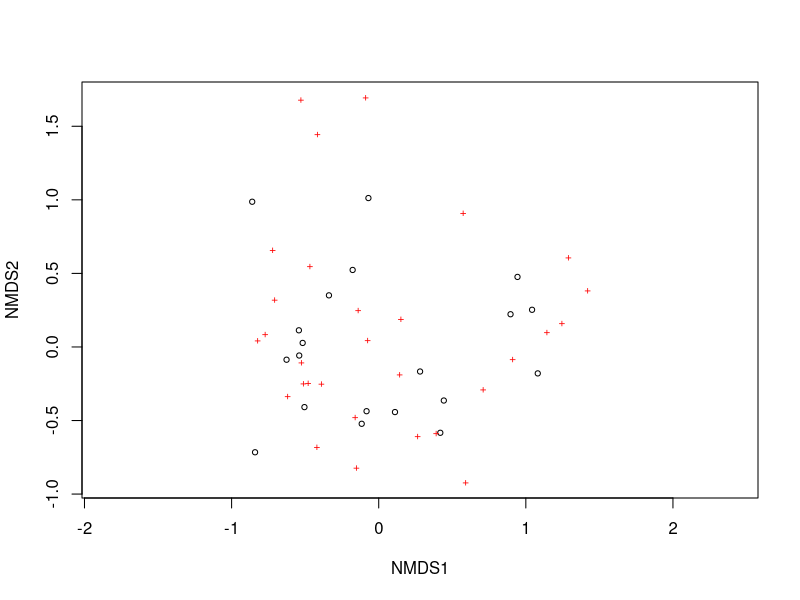
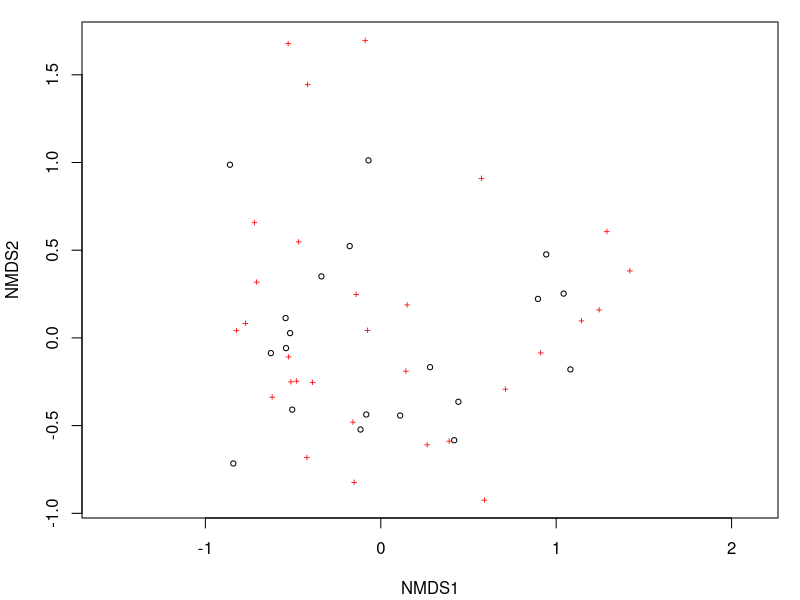
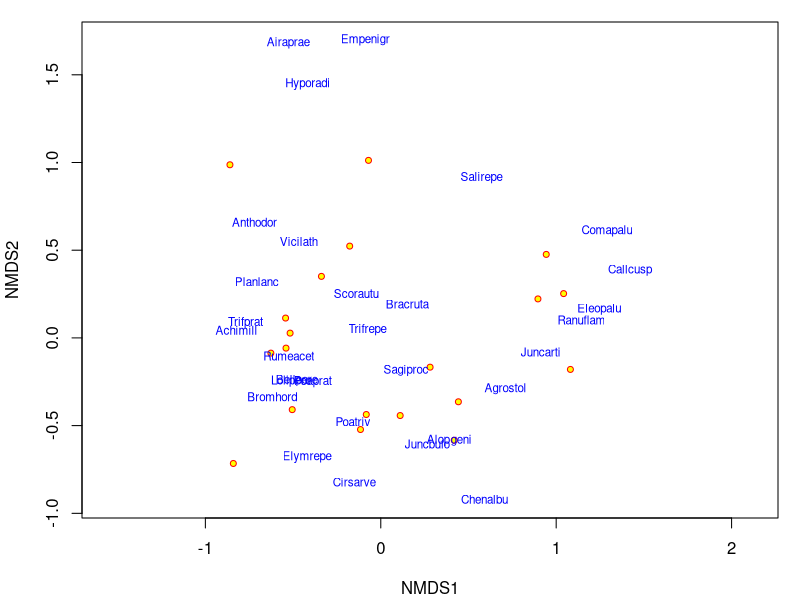
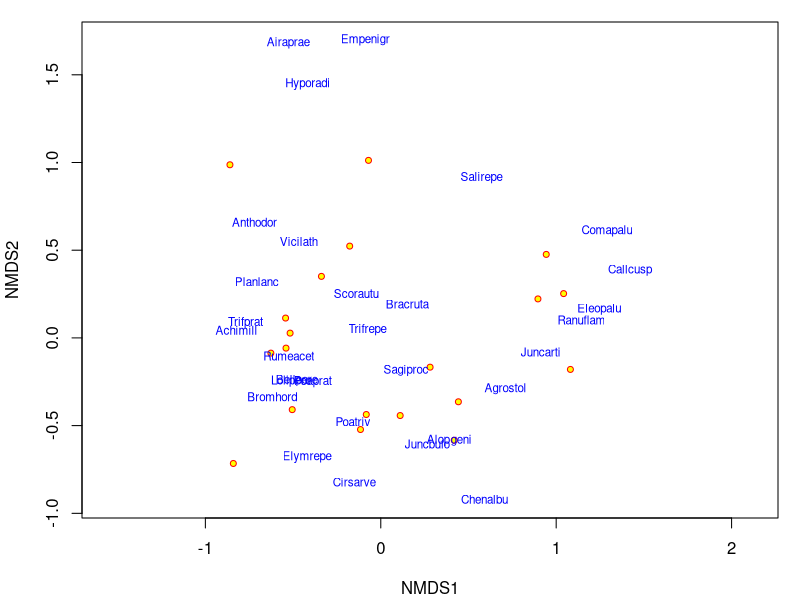
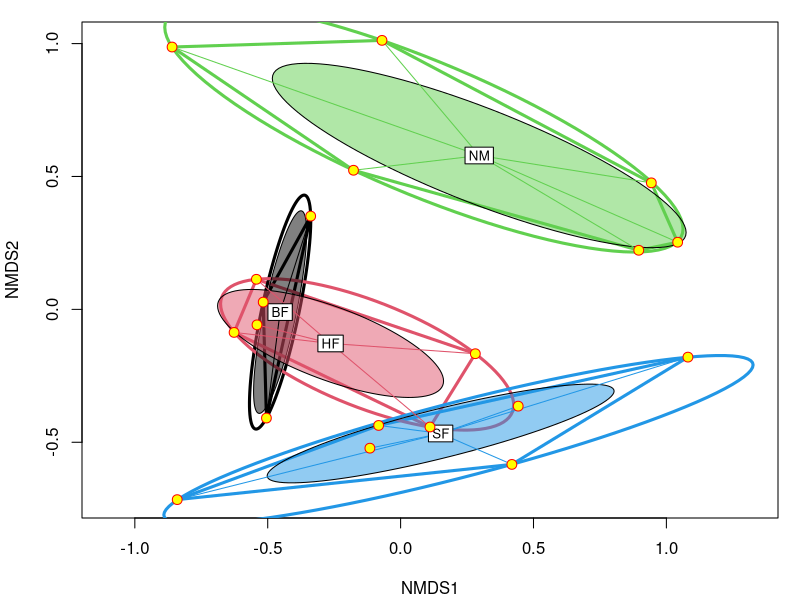
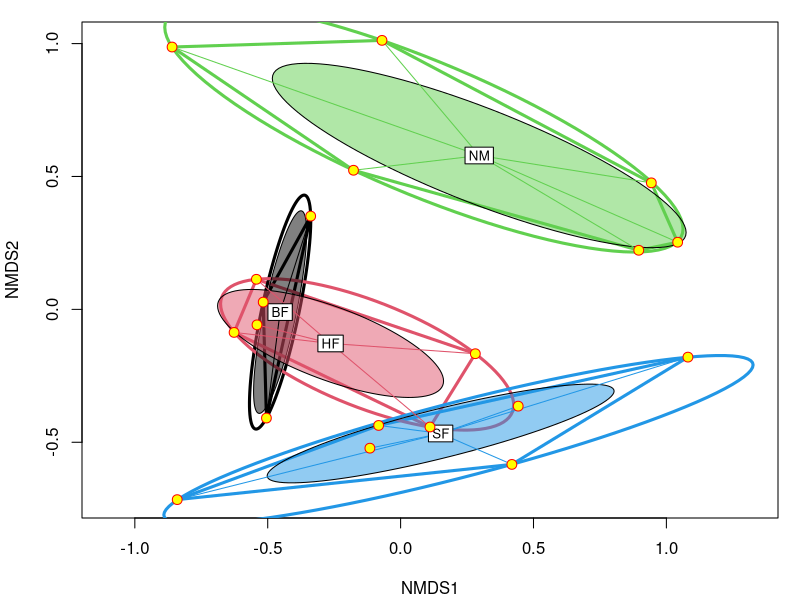
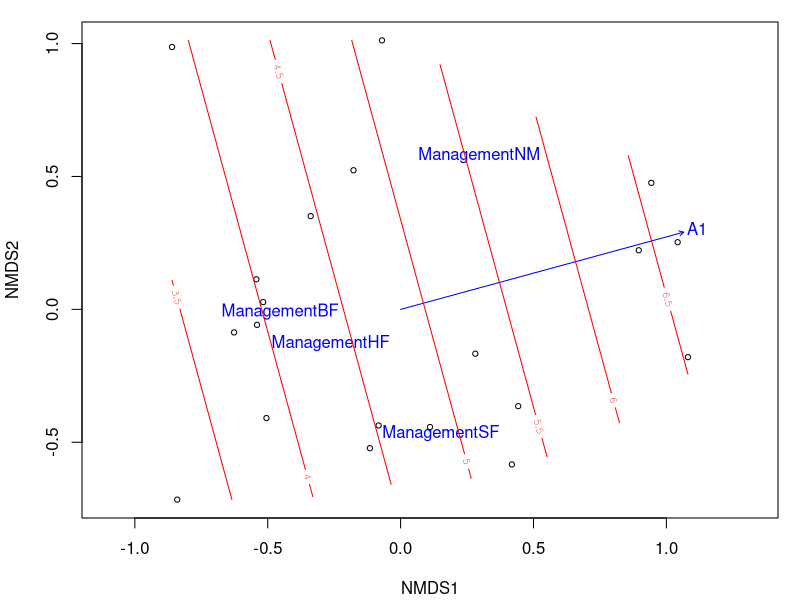
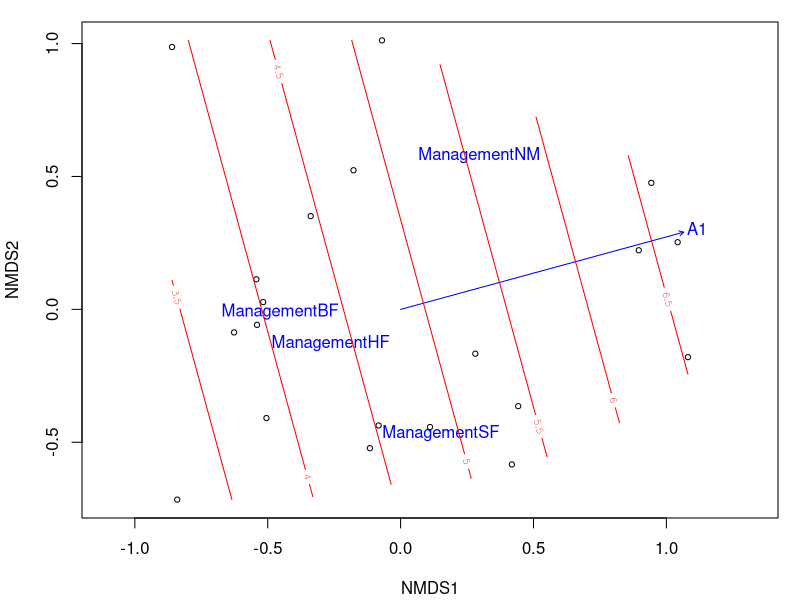

Here is the R script that generated these plots, in order:
### R code from vignette source 'intro-vegan.Rnw'

###################################################
### code chunk number 1: intro-vegan.Rnw:18-23
###################################################
par(mfrow=c(1,1))
options(width=72)
figset <- function() par(mar=c(4,4,1,1)+.1)
options(SweaveHooks = list(fig = figset))
options("prompt" = "> ", "continue" = "  ")


###################################################
### code chunk number 2: intro-vegan.Rnw:71-74
###################################################
library(vegan)
data(dune)
ord <- decorana(dune)


###################################################
### code chunk number 3: intro-vegan.Rnw:77-78
###################################################
ord


###################################################
### code chunk number 4: intro-vegan.Rnw:101-103
###################################################
ord <- metaMDS(dune)
ord


###################################################
### code chunk number 5: a
###################################################
plot(ord)


###################################################
### code chunk number 6: intro-vegan.Rnw:118-119
###################################################
getOption("SweaveHooks")[["fig"]]()
plot(ord)


###################################################
### code chunk number 7: a
###################################################
plot(ord, type = "n")
points(ord, display = "sites", cex = 0.8, pch=21, col="red", bg="yellow")
text(ord, display = "spec", cex=0.7, col="blue")


###################################################
### code chunk number 8: intro-vegan.Rnw:140-141
###################################################
getOption("SweaveHooks")[["fig"]]()
plot(ord, type = "n")
points(ord, display = "sites", cex = 0.8, pch=21, col="red", bg="yellow")
text(ord, display = "spec", cex=0.7, col="blue")


###################################################
### code chunk number 9: intro-vegan.Rnw:206-208
###################################################
data(dune.env)
attach(dune.env)


###################################################
### code chunk number 10: a
###################################################
plot(ord, disp="sites", type="n")
ordihull(ord, Management, col=1:4, lwd=3)
ordiellipse(ord, Management, col=1:4, kind = "ehull", lwd=3)
ordiellipse(ord, Management, col=1:4, draw="polygon")
ordispider(ord, Management, col=1:4, label = TRUE)
points(ord, disp="sites", pch=21, col="red", bg="yellow", cex=1.3)


###################################################
### code chunk number 11: intro-vegan.Rnw:219-220
###################################################
getOption("SweaveHooks")[["fig"]]()
plot(ord, disp="sites", type="n")
ordihull(ord, Management, col=1:4, lwd=3)
ordiellipse(ord, Management, col=1:4, kind = "ehull", lwd=3)
ordiellipse(ord, Management, col=1:4, draw="polygon")
ordispider(ord, Management, col=1:4, label = TRUE)
points(ord, disp="sites", pch=21, col="red", bg="yellow", cex=1.3)


###################################################
### code chunk number 12: intro-vegan.Rnw:250-252
###################################################
ord.fit <- envfit(ord ~ A1 + Management, data=dune.env, perm=999)
ord.fit


###################################################
### code chunk number 13: a
###################################################
plot(ord, dis="site")
plot(ord.fit)


###################################################
### code chunk number 14: b
###################################################
ordisurf(ord, A1, add=TRUE)


###################################################
### code chunk number 15: intro-vegan.Rnw:268-270
###################################################
getOption("SweaveHooks")[["fig"]]()
plot(ord, dis="site")
plot(ord.fit)
ordisurf(ord, A1, add=TRUE)


###################################################
### code chunk number 16: intro-vegan.Rnw:290-292
###################################################
ord <- cca(dune ~ A1 + Management, data=dune.env)
ord


###################################################
### code chunk number 17: a
###################################################
plot(ord)


###################################################
### code chunk number 18: intro-vegan.Rnw:299-300
###################################################
getOption("SweaveHooks")[["fig"]]()
plot(ord)


###################################################
### code chunk number 19: intro-vegan.Rnw:317-318
###################################################
cca(dune ~ ., data=dune.env)


###################################################
### code chunk number 20: intro-vegan.Rnw:327-328
###################################################
anova(ord)


###################################################
### code chunk number 21: intro-vegan.Rnw:336-337
###################################################
anova(ord, by="term", permutations=199)


###################################################
### code chunk number 22: intro-vegan.Rnw:342-343
###################################################
anova(ord, by="mar", permutations=199)


###################################################
### code chunk number 23: a
###################################################
anova(ord, by="axis", permutations=499)


###################################################
### code chunk number 24: intro-vegan.Rnw:355-357
###################################################
ord <- cca(dune ~ A1 + Management + Condition(Moisture), data=dune.env)
ord


###################################################
### code chunk number 25: intro-vegan.Rnw:362-363
###################################################
anova(ord, by="term", permutations=499)


###################################################
### code chunk number 26: intro-vegan.Rnw:371-373
###################################################
how <- how(nperm=499, plots = Plots(strata=dune.env$Moisture))
anova(ord, by="term", permutations = how)


###################################################
### code chunk number 27: intro-vegan.Rnw:377-378
###################################################
detach(dune.env)


